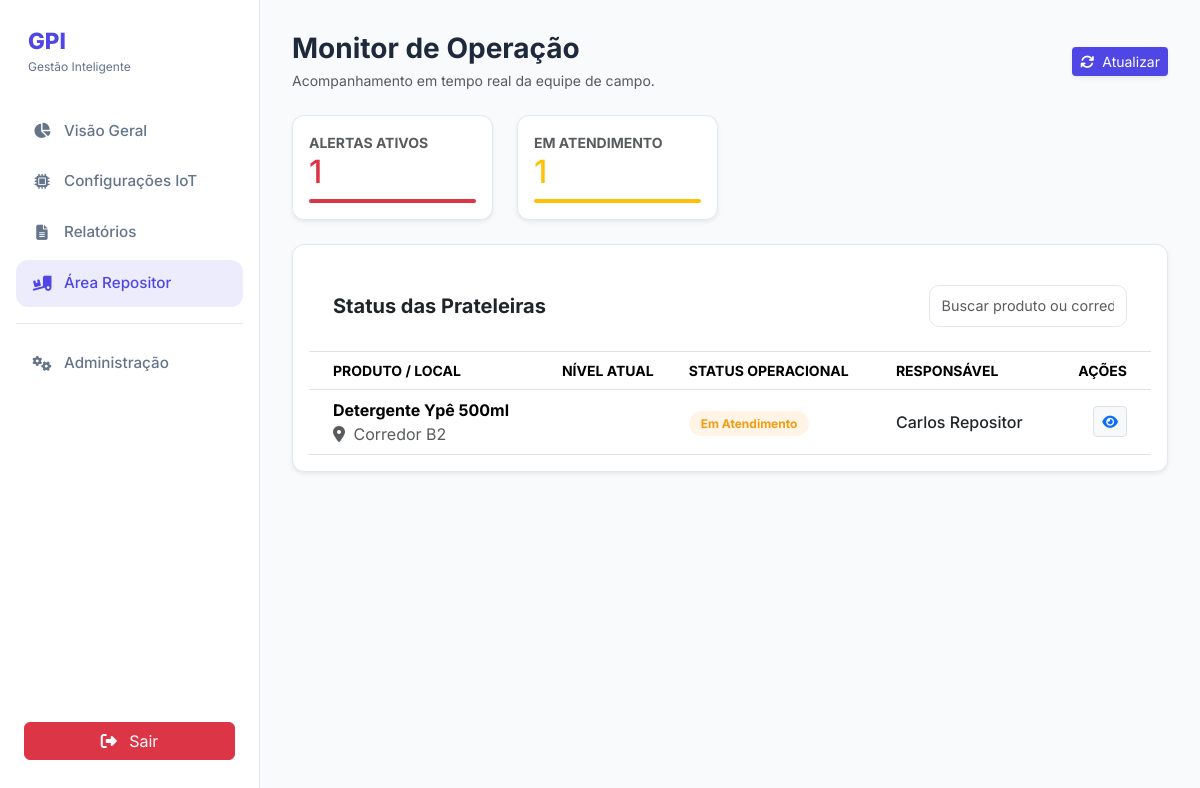
Before: /roteador.php?controller=Repositor&action=index (signed in) with the older database file.
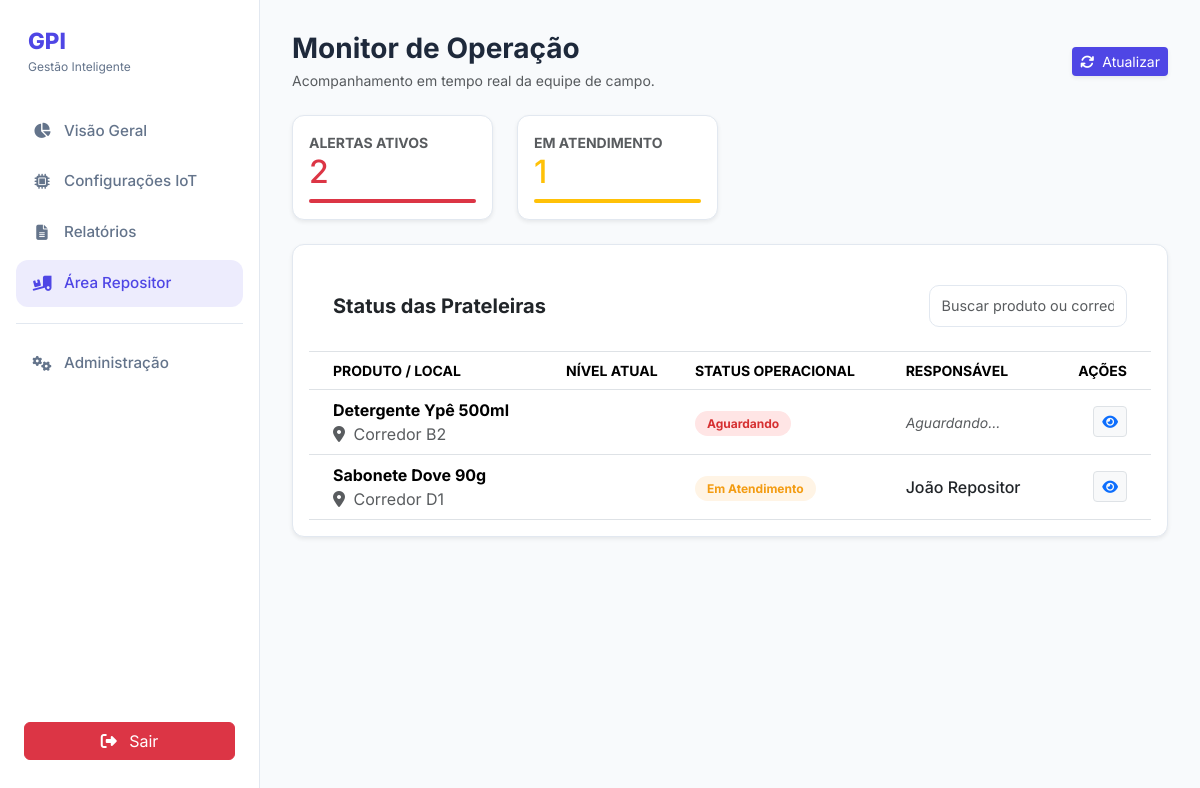
After: the same page with the newer database file.
### tables this page shows
CREATE TABLE historico_alertas (
    id INT PRIMARY KEY AUTO_INCREMENT,
    id_sensor VARCHAR(50) NOT NULL,
    quantidade_no_momento INT NOT NULL,
    data_hora_alerta DATETIME DEFAULT CURRENT_TIMESTAMP,
    data_fim DATETIME,
    status ENUM('pendente', 'em_andamento', 'resolvido') DEFAULT 'pendente',
    id_usuario_atendimento INT,
    FOREIGN KEY (id_sensor) REFERENCES sensor(id),
    FOREIGN KEY (id_usuario_atendimento) REFERENCES usuarios(id)
);

CREATE TABLE produtos (
    id INT PRIMARY KEY NOT NULL AUTO_INCREMENT,
    nome VARCHAR(120) NOT NULL,
    peso_unitario DECIMAL(10,3) NOT NULL,
    unidade_medida VARCHAR(10) DEFAULT 'un',
    id_categoria INT,
    FOREIGN KEY (id_categoria) REFERENCES categorias(id)
);

CREATE TABLE sensor (
    id VARCHAR(50) PRIMARY KEY NOT NULL,
    nome VARCHAR(120) NOT NULL,
    corredor VARCHAR(120) NOT NULL,
    lado VARCHAR(120) NOT NULL,
    peso_atual DECIMAL(10,3) NOT NULL DEFAULT 0,
    capacidade_maxima INT NOT NULL DEFAULT 20,
    minimo_reposicao INT NOT NULL DEFAULT 5,
    ultima_atualizacao DATETIME NOT NULL DEFAULT CURRENT_TIMESTAMP ON UPDATE CURRENT_TIMESTAMP,
    quantidade_atual INT NOT NULL DEFAULT 0,
    id_produto INT NOT NULL,
    status VARCHAR(20) NOT NULL,
    FOREIGN KEY (id_produto) REFERENCES produtos(id)
);

CREATE TABLE usuarios (
    id INT PRIMARY KEY NOT NULL AUTO_INCREMENT,
    nome VARCHAR(100) NOT NULL,
    login VARCHAR(50) NOT NULL UNIQUE,
    senha VARCHAR(255) NOT NULL, 
    nivel_acesso ENUM('gerente', 'repositor') NOT NULL DEFAULT 'repositor'
);

### autoload.php (called while the page is built, shortened)
<?php
spl_autoload_register(function ($classe) {
    $pastas = ['controller', 'model', 'dao'];
    foreach ($pastas as $pasta) {
        $arquivo = __DIR__ . DIRECTORY_SEPARATOR . $pasta . DIRECTORY_SEPARATOR . $classe . '.php';
        if (file_exists($arquivo)) {
            return;
        }
    }
});

### DAO/Conexao.php (called while the page is built)
<?php
class Conexao {
    private static $instance;
    public static function getConn() {
        if (!isset(self::$instance)) {
            try {
                self::$instance = new PDO("mysql:host=localhost;port=3307;dbname=gpi;charset=utf8", "root", "");
                self::$instance->setAttribute(PDO::ATTR_ERRMODE, PDO::ERRMODE_EXCEPTION);
            } catch (PDOException $e) {
                die("Erro de conexão com o banco de dados: " . $e->getMessage());
            }
        }
        return self::$instance;
    }
}

### DAO/HistoricoAlertasDAO.php (called while the page is built, shortened)
<?php
class HistoricoAlertasDAO {
    private $conexao;
    public function __construct() {
        $this->conexao = Conexao::getConn();
    }
    public function buscarAlertasAtivos() {
    try {
        $sql = "SELECT h.*, s.corredor, s.lado, p.nome as produto_nome, c.nome as categoria_nome,
                       u.nome as nome_responsavel,
                       TIMESTAMPDIFF(MINUTE, h.data_hora_alerta, NOW()) as tempo_espera_minutos
                FROM historico_alertas h
                JOIN sensor s ON h.id_sensor = s.id
                JOIN produtos p ON s.id_produto = p.id
                JOIN categorias c ON p.id_categoria = c.id
                LEFT JOIN usuarios u ON h.id_usuario_atendimento = u.id
                WHERE h.status IN ('pendente', 'em_andamento')
                ORDER BY FIELD(h.status, 'pendente', 'em_andamento'), h.data_hora_alerta ASC";
        $stmt = $this->conexao->prepare($sql);
        $stmt->execute();
        $alertas = [];
        while ($row = $stmt->fetch(PDO::FETCH_ASSOC)) {
            $alertas[] = $this->mapearAlerta($row);
        }
        return $alertas;
    } catch (PDOException $e) {
        throw new Exception("Erro ao buscar alertas ativos: " . $e->getMessage());
    }
}
    private function mapearAlerta($row) {
        $alerta = new Alerta();
        $alerta->setId($row['id']);
        $alerta->setQuantidadeNoMomento($row['quantidade_no_momento']);
        $alerta->setDataHoraAlerta($row['data_hora_alerta'] ?? null);
        $alerta->setStatus($row['status']);
        $alerta->setIdUsuarioAtendimento($row['id_usuario_atendimento'] ?? null);
        $alerta->setDataFim($row['data_fim'] ?? null);
        $alerta->setNomeResponsavel($row['nome_responsavel'] ?? null);
        $produto = new Produto();
        $produto->setId($row['id_produto'] ?? null);
        $produto->setNome($row['produto_nome']);
        $produto->setCategoria($row['categoria_nome']);
        $sensor = new Sensor();
        $sensor->setId($row['id_sensor']);
        $sensor->setCorredor($row['corredor']);
        $sensor->setLado($row['lado']);
        $alerta->setProduto($produto);
        $alerta->setSensor($sensor);
        return $alerta;
    }
}

### model/Alerta.php (called while the page is built, shortened)
<?php
class Alerta {
    private $produto;
    private $sensor;
    private $status;
    private $nome_responsavel;
    public function setStatus($status) { $this->status = $status; }
    public function getStatus() { return $this->status; }
    public function setProduto($produto) { $this->produto = $produto; }
    public function setSensor($sensor) { $this->sensor = $sensor; }
    public function getProduto() { return $this->produto; }
    public function getCorredor() { return $this->sensor ? $this->sensor->getCorredor() : 'N/A'; }
    public function setNomeResponsavel($nome) {
    $this->nome_responsavel = $nome;
}
public function getResponsavelNome() {
    return $this->nome_responsavel ?? null;
}
}

### model/Produto.php (called while the page is built, shortened)
<?php
class Produto {
    private $nome;
    public function getNome() {
        return $this->nome;
    }
    public function setNome($nome) {
        $this->nome = $nome;
    }
}

### model/Sensor.php (called while the page is built, shortened)
<?php
class Sensor {
    private $corredor;
    public function getCorredor() { return $this->corredor; }
    public function setCorredor($c) { $this->corredor = $c; }
}

### view/repositor.php (the view, shortened to what this page needs)
<?php
$alertas = $alertas ?? [];
?>
<!DOCTYPE html>
<html lang="pt-BR">
<head>
    <link rel="stylesheet" href="https://cdnjs.cloudflare.com/ajax/libs/font-awesome/6.4.2/css/all.min.css">
    <link href="https://cdn.jsdelivr.net/npm/bootstrap@5.3.2/dist/css/bootstrap.min.css" rel="stylesheet">
    <link rel="stylesheet" href="style.css" />
</head>
<body>
    <div class="app">
        <aside class="sidebar">
            <div class="brand">
                <div class="brand-text"><span>GPI</span><small>Gestão Inteligente</small></div>
            </div>
            <nav class="menu">
                <a class="menu-item" href="roteador.php?controller=Home&action=index"><i class="fa-solid fa-chart-pie"></i> Visão Geral</a>
                <a class="menu-item" href="roteador.php?controller=Sensor&action=index"><i class="fa-solid fa-microchip"></i> Configurações IoT</a>
                <a class="menu-item" href="roteador.php?controller=Relatorio&action=index"><i class="fa-solid fa-file-lines"></i> Relatórios</a>
                <a class="menu-item active" href="roteador.php?controller=Repositor&action=index"><i class="fa-solid fa-truck-ramp-box"></i> Área Repositor</a>
                <div class="menu-divider"></div>
                <a class="menu-item" href="roteador.php?controller=Gestao&action=index"><i class="fa-solid fa-gears"></i> Administração</a>
            </nav>
            <button class="btn btn-danger mt-auto mx-2 mb-3" onclick="location.href='roteador.php?controller=Usuario&action=logout'">
                <i class="fa-solid fa-right-from-bracket me-2"></i> Sair
            </button>
        </aside>
        <main class="content">
            <header class="header mb-4 d-flex justify-content-between align-items-center">
                <div>
                    <h1 class="fw-bold h3 mb-1">Monitor de Operação</h1>
                    <p class="text-muted small mb-0">Acompanhamento em tempo real da equipe de campo.</p>
                </div>
                <div class="d-flex gap-2">
                    <button class="btn btn-primary shadow-sm btn-sm" onclick="location.reload()"><i class="fa-solid fa-sync me-2"></i>Atualizar</button>
                </div>
            </header>
            <section class="row g-4 mb-4">
            <div class="col-md-3">
                <div class="card stat-card p-3 border-0 shadow-sm">
                    <small class="text-muted fw-bold">ALERTAS ATIVOS</small>
                    <h2 class="fw-800 mb-0 text-danger"><?= count($alertas) ?></h2>
                    <div class="progress mt-2" style="height: 4px;"><div class="progress-bar bg-danger" style="width: 100%"></div></div>
                </div>
            </div>
            <div class="col-md-3">
                <div class="card stat-card p-3 border-0 shadow-sm">
                    <small class="text-muted fw-bold">EM ATENDIMENTO</small>
                    <?php
                    $emAtendimento = count(array_filter($alertas, fn($a) => $a->getStatus() === 'em_andamento'));
                    ?>
                    <h2 class="fw-800 mb-0 text-warning"><?= $emAtendimento ?></h2>
                    <div class="progress mt-2" style="height: 4px;"><div class="progress-bar bg-warning" style="width: 100%"></div></div>
                </div>
            </div>
            </section>
            <section class="card border-0 shadow-sm">
                <div class="p-4 border-bottom d-flex justify-content-between align-items-center bg-white">
                    <h2 class="h5 fw-bold mb-0">Status das Prateleiras</h2>
                    <input type="text" class="form-control form-control-sm w-25" placeholder="Buscar produto ou corredor...">
                </div>
                <div class="table-responsive">
                    <table class="table table-hover align-middle mb-0">
                        <thead class="bg-light text-muted small">
                            <tr>
                                <th class="ps-4">PRODUTO / LOCAL</th>
                                <th>NÍVEL ATUAL</th>
                                <th>STATUS OPERACIONAL</th>
                                <th>RESPONSÁVEL</th>
                                <th class="text-end pe-4">AÇÕES</th>
                            </tr>
                        </thead>
                        <tbody>
                        <?php if (empty($alertas)): ?>
                            <tr><td colspan="5" class="text-center py-4 text-muted">Nenhum alerta ativo.</td></tr>
                        <?php else: ?>
                            <?php foreach ($alertas as $alerta): ?>
                            <tr>
                                <td class="ps-4">
                                    <div class="fw-bold"><?= htmlspecialchars($alerta->getProduto()->getNome()) ?></div>
                                    <div class="extra-small text-muted"><i class="fa-solid fa-location-dot me-1"></i> Corredor <?= htmlspecialchars($alerta->getCorredor()) ?></div>
                                </td>
                                <td></td>
                                <td>
                                    <?php if ($alerta->getStatus() === 'pendente'): ?>
                                        <span class="badge-status bg-pending fw-bold">Aguardando</span>
                                    <?php else: ?>
                                        <span class="badge-status bg-progress fw-bold">Em Atendimento</span>
                                    <?php endif; ?>
                                </td>
                                <td>
                                    <?php if ($alerta->getStatus() === 'pendente'): ?>
                                        <span class="text-muted small fst-italic">Aguardando...</span>
                                    <?php else: ?>
                                        <span class="fw-medium text-dark">
                                            <?= htmlspecialchars($alerta->getResponsavelNome() ?? 'Não identificado') ?>
                                        </span>
                                    <?php endif; ?>
                                </td>
                                <td class="text-end pe-4"><button class="btn btn-sm btn-light border"><i class="fa-solid fa-eye text-primary"></i></button></td>
                            </tr>
                            <?php endforeach; ?>
                        <?php endif; ?>
                    </tbody>
                    </table>
                </div>
            </section>
        </main>
    </div>
</body>
</html>

### roteador.php (shortened to what this page needs)
<?php
require_once __DIR__ . '/autoload.php';
$controllerName = $_GET['controller'] ?? 'Home';
$methodName     = $_GET['action']     ?? 'index';
$controllerClass = ucfirst($controllerName) . "Controller";
$arquivo = "controller/{$controllerClass}.php";
if (file_exists($arquivo)) {
    if (class_exists($controllerClass)) {
        $objetoController = new $controllerClass();
        if (method_exists($objetoController, $methodName)) {
            $objetoController->$methodName();
        } else {
            die("Erro: A ação '$methodName' não existe.");
        }
    }
} else {
    die("Erro: O controlador '$controllerClass' não foi encontrado.");
}

### controller/RepositorController.php (shortened to what this page needs)
<?php
class RepositorController {
    private $HistoricoAlertasDAO;
    public function __construct() {
        $this->HistoricoAlertasDAO = new HistoricoAlertasDAO();
    }
    public function index() {
        try {
            $nivel = $_SESSION['usuario']['nivel_acesso'] ?? null;
            $alertas = $this->HistoricoAlertasDAO->buscarAlertasAtivos();
           if ($nivel === 'gerente') {
                require_once __DIR__ . '/../view/repositor.php';
            } else {
                require_once __DIR__ . '/../view/repositor/painel.php';
            }
        } catch (Exception $e) {
            die("Erro ao processar dados do repositor: " . $e->getMessage());
        }
    }
}

### style.css (style rules this page uses)
:root { --bg: #f8fafc; --card: #ffffff; --line: #e2e8f0; --text: #1e293b; --muted: #64748b; --primary: #4f46e5; --primary-dark: #4338ca; --normal: #10b981; --atencao: #f59e0b; --vazio: #ef4444; --primary-light: rgba(79, 70, 229, 0.1); --success-light: rgba(16, 185, 129, 0.1); --danger-light: rgba(239, 68, 68, 0.1); --warning-light: rgba(245, 158, 11, 0.1); --shadow: 0 4px 6px -1px rgba(0, 0, 0, 0.1), 0 2px 4px -1px rgba(0, 0, 0, 0.06); --font-main: 'Inter', sans-serif; }
* { box-sizing: border-box; }
body { margin: 0; font-family: var(--font-main); color: var(--text); background-color: var(--bg); line-height: 1.5; }
.app { display: grid; grid-template-columns: 260px 1fr; min-height: 100vh; }
.sidebar { background: #fff; border-right: 1px solid var(--line); padding: 24px 16px; display: flex; flex-direction: column; position: sticky; top: 0; height: 100vh; z-index: 100; }
.content { padding: 32px; }
.brand { margin-bottom: 32px; padding-left: 12px; }
.brand-text span { font-weight: 800; font-size: 1.4rem; color: var(--primary); display: block; }
.brand-text small { display: block; font-size: 0.75rem; color: var(--muted); font-weight: 400; }
.menu-item { text-decoration: none; color: var(--muted); padding: 12px 16px; border-radius: 12px; font-size: 0.95rem; font-weight: 500; display: flex; align-items: center; gap: 12px; transition: 0.2s; margin-bottom: 4px; }
.menu-item i { width: 20px; text-align: center; }
.menu-item:hover, .menu-item.active { background: var(--primary-light); color: var(--primary); }
.menu-divider { height: 1px; background: var(--line); margin: 16px 0; }
.card { display: flex !important; flex-direction: column !important; height: auto; min-height: auto; padding: 16px !important; border-radius: 12px !important; border: 1px solid var(--line) !important; }
.progress { background-color: #f1f5f9; overflow: hidden; }
.form-control, .form-select { height: 42px !important; border-radius: 10px !important; border: 1px solid var(--line) !important; font-size: 0.9rem; padding: 8px 12px; }
.btn-primary { background-color: var(--primary) !important; border: none !important; }

### view/repositor.php (style rules this page uses)
.badge-status { font-size: 0.75rem; padding: 5px 12px; border-radius: 50px; }
.bg-pending { background-color: #ffe5e5; color: #d63031; }
.bg-progress { background-color: #fff4e5; color: #f39c12; }
.stat-card { border: 1px solid #edf2f7; transition: all 0.3s; }

Changed rows visible on the page:
no longer on this page (row edited): historico_alertas: status "1", produtos.nome "Detergente Ypê 500ml", id_sensor.corredor "B2", shows "Em Atendimento", id_usuario_atendimento.nome "Carlos Repositor"
added historico_alertas: produtos.nome "Detergente Ypê 500ml", id_sensor.corredor "B2", status "Aguardando"
added historico_alertas: produtos.nome "Sabonete Dove 90g", id_sensor.corredor "D1", status "Em Atendimento", id_usuario_atendimento.nome "João Repositor"
Other visible differences:
count($alertas): "1" → "2"
$emAtendimento: (not shown) → "1"
